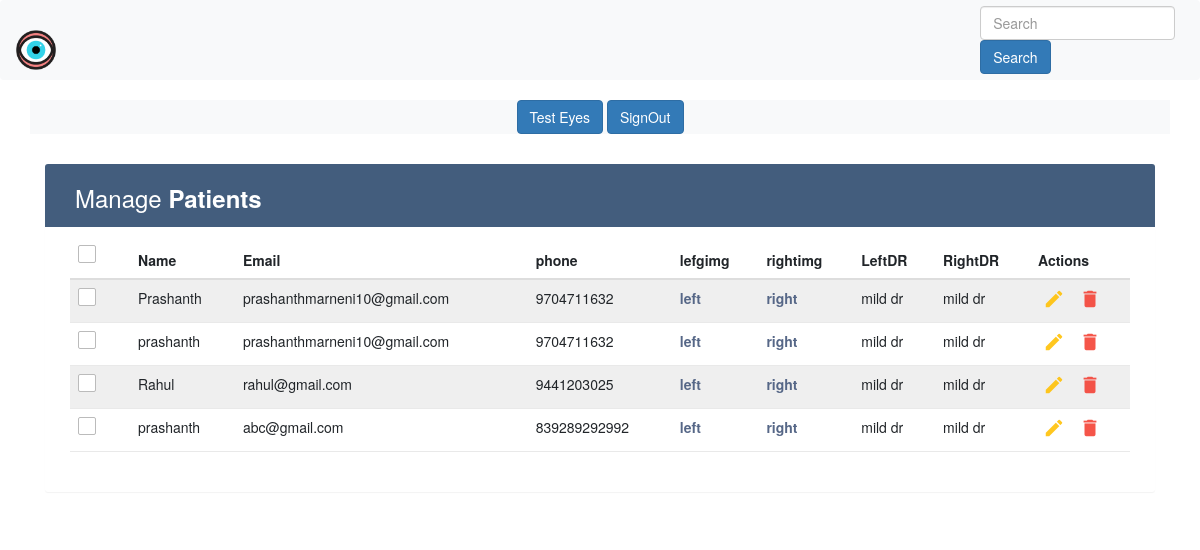
Screenshot of /doctor with the database file from the repository.
### eyes/models.py (models this page shows, shortened)
class Information(models.Model):
    name = models.CharField(max_length=50)
    email = models.CharField(max_length=50)
    phone = models.CharField(max_length=50)
    leftimg = models.ImageField(upload_to='images/')
    rightimg = models.ImageField(upload_to='images/')
    leftdr = models.CharField(max_length=50)
    rightdr = models.CharField(max_length=50)

### eyes/views.py (the view)
# urls.py: path('doctor',views.doctor,name="doctor"),
def doctor(request):
    if request.method == 'POST':
        phone = request.POST['phone']
        info = Information.objects.filter(phone=phone)
        context = {'info':info}
        return render(request,'doctor.html',context)
    info = Information.objects.all()
    context = {'info': info}
    return render(request, 'doctor.html', context)

### templates/doctor.html (shortened to what this page needs)
<!DOCTYPE html>
<html lang="en">
<head>
<link rel="stylesheet" href="https://maxcdn.bootstrapcdn.com/font-awesome/4.7.0/css/font-awesome.min.css">
<link href="https://cdn.jsdelivr.net/npm/bootstrap@5.2.3/dist/css/bootstrap.min.css" rel="stylesheet">
<link rel="stylesheet" href="https://maxcdn.bootstrapcdn.com/bootstrap/3.3.7/css/bootstrap.min.css">
  </head>
  <body>
	<nav class="navbar navbar-expand-lg bg-light">
		<div class="container-fluid">
		  <a class="navbar-brand" href="#"><img src="/static/images/logo.gif" style = "height:40px"alt=""></a>
		</div>
		<form class="form-inline" method="POST" action="/doctor">
			<input class="form-control mr-sm-2" name="phone" type="search" placeholder="Search" aria-label="Search">
			<button class="btn btn-primary my-2 my-sm-0" type="submit">Search</button>
		  </form>
	  </nav>
	  <div class="container bg-light">
        <div class="col-md-12 text-center">
            <a href="/details"><button type="button" class="btn btn-primary">Test Eyes</button></a>
			<a href="/signout"><button type="button" class="btn btn-primary">SignOut</button></a>
        </div>
    </div>
    <div class="container">
        <div class="table-wrapper">
            <div class="table-title">
                <div class="row">
                    <div class="col-sm-6">
						<h2>Manage <b>Patients</b></h2>
					</div>
					<div class="col-sm-6">
					</div>
                </div>
            </div>
            <table class="table table-striped table-hover">
                <thead>
                    <tr>
						<th>
							<span class="custom-checkbox">
								<label for="selectAll"></label>
							</span>
						</th>
                        <th>Name</th>
                        <th>Email</th>
						<th>phone</th>
						<th>lefgimg</th>
						<th>rightimg</th>
						<th>LeftDR</th>
						<th>RightDR</th>
                        <th>Actions</th>
                    </tr>
                </thead>
                <tbody>
					{% for i in info %}
                    <tr>
						<td>
							<span class="custom-checkbox">
								<label for="checkbox1"></label>
							</span>
						</td>
                        <td>{{i.name}}</td>
                        <td>{{i.email}}</td>
						<td>{{i.phone}}</td>
						<td><a href="/media/{{i.leftimg}}">left</a></td>
						<td><a href="media/{{i.rightimg}}">right</a></td>
						<td>{{i.leftdr}}</td>
						<td>{{i.rightdr}}</td>
                        <td>
                            <a href="#editEmployeeModal-{{forloop.counter}}" class="edit" data-toggle="modal"><i class="material-icons" data-toggle="tooltip" title="Edit">&#xE254;</i></a>
                            <a href="#deleteEmployeeModal-{{forloop.counter}}" class="delete" data-toggle="modal"><i class="material-icons" data-toggle="tooltip" title="Delete">&#xE872;</i></a>
                        </td>
                    </tr>
					{% endfor %}
                </tbody>
            </table>
        </div>
    </div>
</body>
</html>

### templates/doctor.html (style rules this page uses)
body { color: #566787; background: #f5f5f5; font-family: 'Varela Round', sans-serif; font-size: 13px; }
.table-wrapper { background: #fff; padding: 20px 25px; margin: 30px 0; border-radius: 3px; box-shadow: 0 1px 1px rgba(0,0,0,.05); }
.table-title { padding-bottom: 15px; background: #435d7d; color: #fff; padding: 16px 30px; margin: -20px -25px 10px; border-radius: 3px 3px 0 0; }
.table-title h2 { margin: 5px 0 0; font-size: 24px; }
table.table tr th, table.table tr td { border-color: #e9e9e9; padding: 12px 15px; vertical-align: middle; }
table.table tr th:first-child { width: 60px; }
table.table tr th:last-child { width: 100px; }
table.table-striped tbody tr:nth-of-type(odd) { background-color: #fcfcfc; }
table.table td:last-child i { opacity: 0.9; font-size: 22px; margin: 0 5px; }
table.table td a { font-weight: bold; color: #566787; display: inline-block; text-decoration: none; outline: none !important; }
table.table td a.edit { color: #FFC107; }
table.table td a.delete { color: #F44336; }
table.table td i { font-size: 19px; }
.custom-checkbox { position: relative; }
.custom-checkbox label:before { width: 18px; height: 18px; }
.custom-checkbox label:before { content: ''; margin-right: 10px; display: inline-block; vertical-align: text-top; background: white; border: 1px solid #bbb; border-radius: 2px; box-sizing: border-box; z-index: 2; }

### rows the page displays
Information: name "Prashanth", email "prashanthmarneni10@gmail.com", phone "9704711632", leftdr "mild dr", rightdr "mild dr"
Information: name "prashanth", email "prashanthmarneni10@gmail.com", phone "9704711632", leftdr "mild dr", rightdr "mild dr"
Information: name "Rahul", email "rahul@gmail.com", phone "9441203025", leftdr "mild dr", rightdr "mild dr"
Information: name "prashanth", email "abc@gmail.com", phone "839289292992", leftdr "mild dr", rightdr "mild dr"
